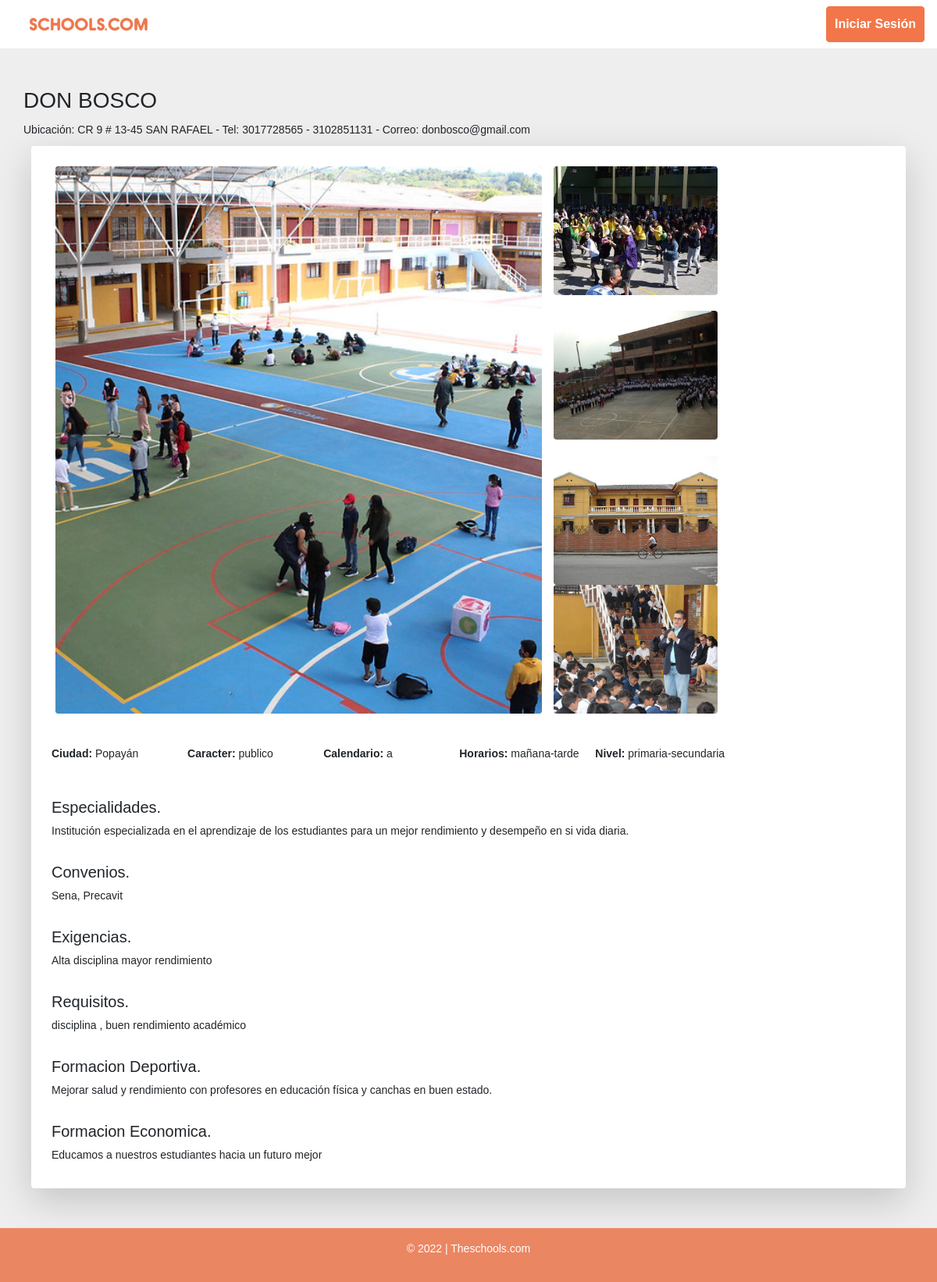
/especifico.php?id=35, run on the app's committed database.
### config/conexion.php (called while the page is built)
<?php
    class Conectar {
        protected $dbh;
        protected function conexion(){
            try{
                $conectar= $this->dbh = new PDO("mysql:local=localhost;dbname=paginawebphp","root","");
                return $conectar;
            }catch(Exception $e){
                print "Error :".$e->getMessage();
                die();
            }
        }
        public function set_names(){
            return $this->dbh->query("SET NAMES 'utf8'");
        }
    }
?>

### models/ColegioLogin.php (called while the page is built, shortened)
<?php
class ColegioLogin extends Conectar
{
    public function encontrarColegioPorId($idColegio)
    {
        $conectar = parent::conexion();
        parent::set_names();
        $sql = "SELECT `id`,`nombre_colegio`,`tel`,`correo`,`inf_ubicacion`,`introduccion`,`ciudad`,`caracter`,`calendario`,`horarios`,`nivel`,`inf_especialidades`,`inf_convenios`,`inf_exigencias`,`inf_requisitos`,`inf_deporte`,`nivel`,`nit`,`inf_economia`,`img_principal`,`img_secundarias_1`,`img_secundarias_2`,`img_secundarias_3`,`img_secundarias_4` FROM `colegios-login`  WHERE id='" . $idColegio . "';";
        $sql = $conectar->prepare($sql);
        $sql->execute();
        return $sql->fetchAll(PDO::FETCH_ASSOC);
    }
}

### especifico.php (the view, shortened to what this page needs)
<?php
require_once("config/conexion.php");
require_once("models/ColegioLogin.php");
$colegioLogin = new ColegioLogin();
$idColegio = $_REQUEST['id'];
$colegio = $colegioLogin->encontrarColegioPorId($idColegio);
if (count($colegio) <= 0) {
  echo "<script>alert('No existe id'); window.location.href = 'principal.php';  </script>";
} else {
  $colegio = $colegio[0];
}
?>
<!DOCTYPE html>
<html class="no-js" lang="es">
<head>
  <link rel="stylesheet" href="assets\css\style.css">
  <link rel="stylesheet" href="assets\css\style_especifico.css">
  <link rel="stylesheet" href="assets\css\widgets.css">
  <link rel="stylesheet" href="assets\css\responsive.css">
</head>
<header>
  <nav class="navbar navbar-light bg-light">
    <div class="col-md-2 col-xs-6" style="max-width: 200px;" >
      <a href="javascript:history.back()"><img class="logo text" src="assets\imgs\theme\logo6.png" alt=""></a>
    </div>
    <form class="form-inline">
      <a class="btn btn-warning my-1 my-sm-0 text-white" class="btn btn-primary btn-sm float-right" type="" href="login.php">Iniciar Sesión</a>
    </form>
  </nav>
</header>
<body>
  <section class="resultado_especifico">
    <div class="caja">
      <div>
        <h3 class="title"><?= $colegio['nombre_colegio'] ?></h3>
        <p class="title_info">Ubicación: <?= $colegio['inf_ubicacion'] ?> - Tel: <?= $colegio['tel'] ?> - Correo: <?= $colegio['correo'] ?></p>
      </div>
      <div class="contenedor shadow-lg p-3 bg-white rounded">
        <div class="adjustable">
          <div class="img-big rounded">
            <div class="rounded" style=" width:100%; height:100%; background-size:cover; background-position:center; background-repeat:no-repeat; background-image: url('<?= $colegio['img_principal'] ?>')" alt="img_principal">
            </div>
          </div>
          <div class="more">
            <div class="img-1 mb-3 rounded">
              <div class="rounded" style=" width:100%; height:100%; background-size:cover; background-position:center; background-repeat:no-repeat; background-image: url('<?= $colegio['img_secundarias_1'] ?>')" alt="img_secundarias_1">
              </div>
            </div>
            <div class="img-2  mb-3 rounded">
              <div class="rounded" style=" width:100%; height:100%; background-size:cover; background-position:center; background-repeat:no-repeat; background-image: url('<?= $colegio['img_secundarias_2'] ?>')" alt="img_secundarias_2">
              </div>
            </div>
            <div class="img-3 rounded">
              <div class="rounded" style=" width:100%; height:100%; background-size:cover; background-position:center; background-repeat:no-repeat; background-image: url('<?= $colegio['img_secundarias_3'] ?>')" alt="img_secundarias_3">
              </div>
            </div>
            <div class="img-4 rounded">
              <div class="rounded" style=" width:100%; height:100%; background-size:cover; background-position:center; background-repeat:no-repeat; background-image: url('<?= $colegio['img_secundarias_4'] ?>')" alt="img_secundarias_4">
              </div>
            </div>
          </div>
        </div> <br>
        <div class="texto">
          <div class="texto-info start ">
            <p><span class="font-weight-bold">Ciudad:</span> <?= ($colegio['ciudad']) ?></p>
          </div>
          <div class="texto-info">
            <p><span class="font-weight-bold">Caracter:</span> <?= ($colegio['caracter']) ?></p>
          </div>
          <div class="texto-info">
            <p><span class="font-weight-bold">Calendario:</span> <?= ($colegio['calendario']) ?></p>
          </div>
          <div class="texto-info">
            <p><span class="font-weight-bold">Horarios:</span> <?= ($colegio['horarios']) ?></p>
          </div>
          <div class="texto-info">
            <p><span class="font-weight-bold">Nivel:</span> <?= ($colegio['nivel']) ?></p>
          </div>
        </div>
        <div class="text-principal">
          <h5 class="text-title">Especialidades.</h5>
          <p><?= ($colegio['inf_especialidades']) ?> </p>
          <h5 class="text-title">Convenios.</h5>
          <p><?= ($colegio['inf_convenios']) ?> </p>
          <h5 class="text-title">Exigencias.</h5>
          <p><?= ($colegio['inf_exigencias']) ?> </p>
          <h5 class="text-title">Requisitos.</h5>
          <p><?= ($colegio['inf_requisitos']) ?> </p>
          <h5 class="text-title">Formacion Deportiva.</h5>
          <p><?= ($colegio['inf_deporte']) ?> </p>
          <h5 class="text-title">Formacion Economica.</h5>
          <p><?= ($colegio['inf_economia']) ?> </p>
        </div>
  </section>
  <footer class="blog-footer">
    <p>© 2022 | Theschools.com</p>
  </footer>
</body>
</html>

### assets/css/style.css (style rules this page uses)
:root { --color-mode:"light";--color-warning: #e38836;--color-success:#09815C;--color-danger:#e3363e;--color-warning:#e38836;--color-info:#4da7d4;--color-light:#f8f9f9;--color-grey:#f7f8f9;--color-dark:#000c2d;--color-muted:#687385;--color-white:#FFFFFF;--primary-border-color:#9b9b9b;--secondary-border-color:#f0f8ff;--mutted-border-color:#eaecee;--box-shadow-normal:0 10px 10px rgba(0,0,0,0.08);--box-shadow-hover:0 4px 60px 0 rgba(0,0,0,0.2);--button-shadow-color-normal:hsla(0,0%,42.4%,0.2);--button-shadow-color-hover:hsla(0,0%,42.4%,0.3); }
.text-white { color:var(--color-white)!important; padding: 10px !important; }
.bg-light { background-color:var(--color-white)!important; }
.bg-white { background-color:var(--color-white)!important; }
.btn-warning { background-color:var(--color-warning);border-color:var(--color-warning); }
body { font-family:'Noto Sans JP',sans-serif;font-weight:normal;font-style:normal;font-size:14px; }
h1, h2, h3, h4, h5, h6, .font-heading, .btn, .post-title { font-style:normal;font-weight:500;text-transform:none;font-family:'Noto Sans JP',sans-serif; }
p { font-weight:400; }
a, .button { -webkit-transition:all .2s ease-out 0s;-moz-transition:all .2s ease-out 0s;-ms-transition:all .2s ease-out 0s;-o-transition:all .2s ease-out 0s;transition:all .2s ease-out 0s }
a { color:var(--color-muted); }
img, image, video { max-width:100%; }
::placeholder { color:#838383 }
.font-weight-bold { font-weight:700; }
.btn { font-weight:700; }

### assets/css/style_especifico.css (style rules this page uses)
body { background-color: #eee; }
.title { margin-bottom: 50px; text-transform: uppercase; }
.btn-warning { background-color: #f27649; border-color: #f27649; }
.btn { margin-top: auto; }
.title { margin: -10px 10px 10px 30px; }
.title_info { margin: 0px 10px 10px 30px; }
.caja { margin-top: 60px; }
.contenedor { margin: 0px 40px 0px 40px; }
.adjustable { display: flex; margin-top: 10px; }
.more { width: 50%; display: flex; flex-wrap: wrap; }
.img-big { width: 780px;zz height: 350px; background-color: #ffa17e; margin-right: 15px; margin-left: 15px; }
.img-1, .img-3 { width: 210px; height: 165px; margin-right: 15px; }
.img-2, .img-4 { width: 210px; height: 165px; }
.texto { display: flex; margin-top: 20px; }
.start { margin-left: 10px; }
.texto-info { width: 16%; }
.text-principal { margin-left: 10px; }
.text-title { margin-top: 30px; }
a { color: #f27649 !important; }
.blog-footer { margin-top: 50px; padding: 1.0rem 0; color: rgb(255, 255, 255); text-align: center; background-color: #eb8662 ; border-top: 0.05rem solid #e5e5e5; }

### assets/css/widgets.css (style rules this page uses)
* { box-sizing:border-box; }

### data on the page
colegios-login: nombre_colegio "DON BOSCO", inf_ubicacion "CR 9 # 13-45 SAN RAFAEL", tel "3017728565 - 3102851131", correo "donbosco@gmail.com", img_principal (picture), img_secundarias_1 (picture), img_secundarias_2 (picture), img_secundarias_3 (picture), img_secundarias_4 (picture), ciudad "Popayán", caracter "publico", calendario "a", horarios "mañana-tarde", nivel "primaria-secundaria", inf_especialidades "Institución especializada en el aprendizaje de los estudiantes para un mejor rendimiento y desempeño en si vida diaria.", inf_convenios "Sena, Precavit", inf_exigencias "Alta disciplina mayor rendimiento", inf_requisitos "disciplina , buen rendimiento académico", inf_deporte "Mejorar salud y rendimiento con profesores en educación física y canchas en buen estado.", inf_economia "Educamos a nuestros estudiantes hacia un futuro mejor"
